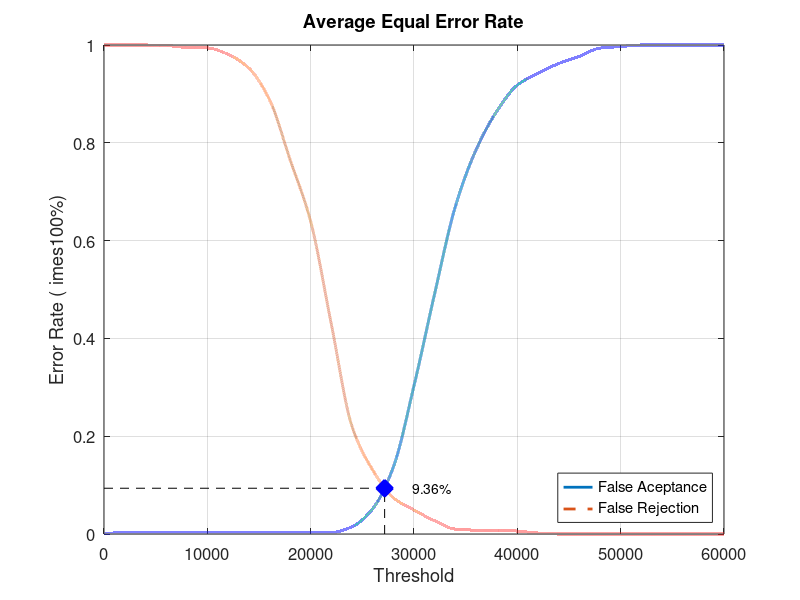
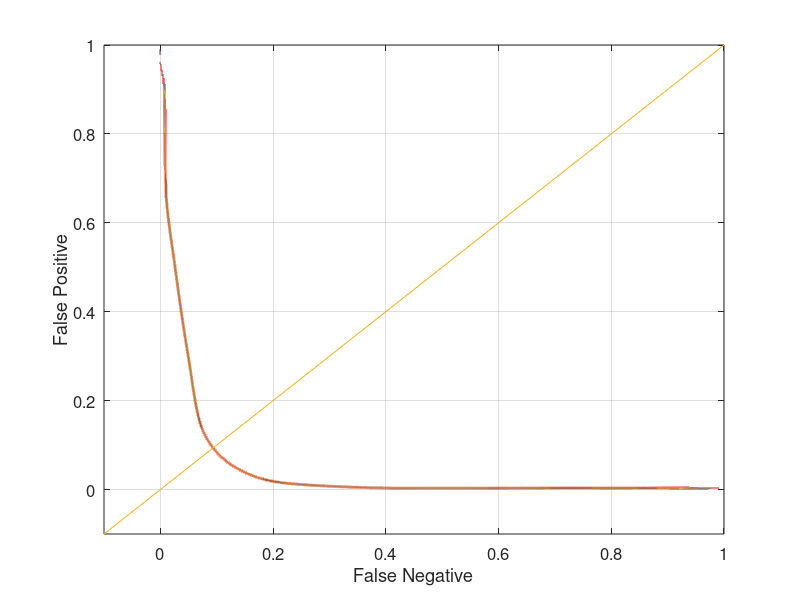

MATLAB code for these plots, in order:
close all;
clear;
clc;
x = 0:2000:60000;
xq = 0:0.5:60000;

y0 = [0 0.0031579 0.0031579 0.0031579 0.0031579 0.0031579 0.0031579 0.0031579 0.0031579 0.0031579 0.0031579 0.0031579 0.0147368 0.051579 0.136842 0.303158 0.491579 0.669474 0.785263 0.86421 0.917895 0.942105 0.962105 0.976842 0.993684 0.996842 1 1 1 1 1]
yy0 = interp1(x, y0, xq, 'pchip');
y1 = [1 1 1 0.999 0.995 0.994 0.981 0.953 0.889 0.766 0.639 0.429 0.22 0.131 0.074 0.049 0.027 0.01 0.008 0.008 0.006 0.002 0 0 0 0 0 0 0 0 0]
yy1 = interp1(x, y1, xq, 'pchip');

% Calculating EER: 
y2 = abs(y0 - y1);
find(y2 == min(y2))
yy2 = abs(yy0 - yy1);
xEER = find(yy2 == min(yy2));
xEERIndex = xq(xEER) % X-axis EER
yEER = yy0(xEER) % Y-axis EER

main = figure
plot(xq, yy0,'-','LineWidth', 2);	hold on
plot(xq, yy1,'--','LineWidth', 2);	hold on
plot([xEERIndex xEERIndex], [0 yEER], 'k--');	hold on
plot([0 xEERIndex], [yEER yEER], 'k--');	hold on
plot(xEERIndex, yEER, 'bx', 'LineWidth', 10);	hold on
text(xEERIndex + 10 * xEERIndex / 100, yEER, [num2str(round((10000 * yEER)) / 100) '%'])
legend('False Aceptance', 'False Rejection', 'Location', 'SouthEast')
xlabel('Threshold')
ylabel('Error Rate (	imes100%)')
title('Average Equal Error Rate')
set(gca, 'FontSize', 12)
axis([0 60000 0 1])
grid on

print(main, 'Database2AverageMain', '-dpng');
FNRxFPR = figure('Color', [1 1 1]);
plot(yy1, yy0, '-', yy1, yy0, 'LineWidth', 2);
hold on
y = -0.1:0.1:1
plot(y, y); 
set(gca, 'FontSize', 12)
xlabel('False Negative')
ylabel('False Positive')
axis([-0.1 1 -0.1 1])
set(gca, 'FontSize', 12)
grid on

print(FNRxFPR, 'Database2AverageFNRxFPR','-dpng');
